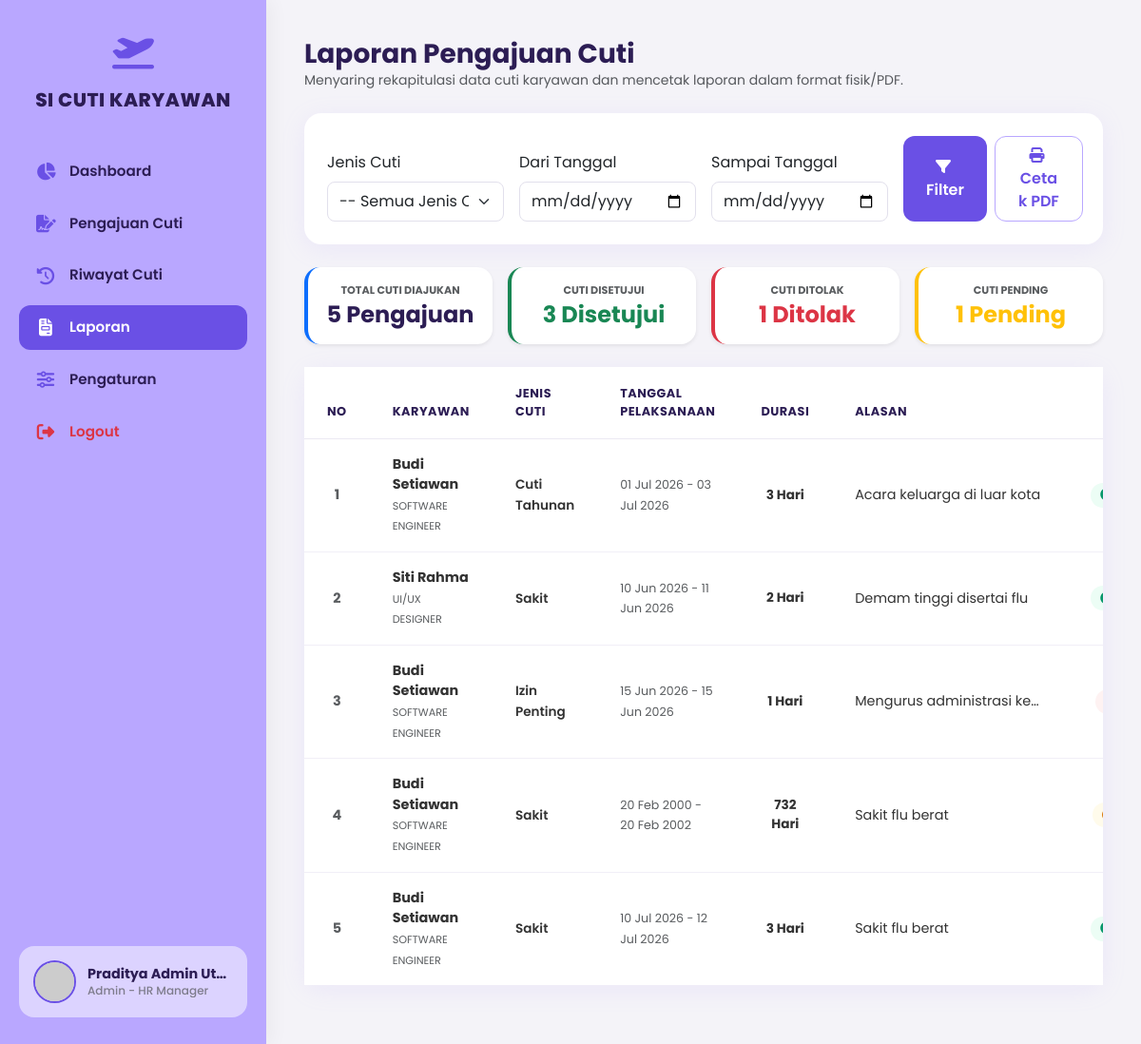
The page /admin_laporan.php (signed in) on the database its author committed.
### tables this page shows
CREATE TABLE cuti (
        id INTEGER PRIMARY KEY AUTOINCREMENT,
        user_id INTEGER,
        jenis_cuti TEXT,
        tanggal_mulai TEXT,
        tanggal_selesai TEXT,
        jumlah_hari INTEGER,
        alasan TEXT,
        lampiran TEXT DEFAULT '',
        status TEXT DEFAULT 'Pending',
        catatan_admin TEXT DEFAULT '',
        tanggal_pengajuan TEXT,
        FOREIGN KEY (user_id) REFERENCES users(id)
    );

### admin_laporan.php (the view, shortened to what this page needs)
<?php
require_once 'config.php';
$tgl_awal = isset($_GET['tgl_awal']) ? $_GET['tgl_awal'] : '';
$tgl_akhir = isset($_GET['tgl_akhir']) ? $_GET['tgl_akhir'] : '';
$jenis_cuti = isset($_GET['jenis_cuti']) ? $_GET['jenis_cuti'] : '';
$query_str = "SELECT cuti.*, users.nama, users.jabatan, users.email
              FROM cuti
              JOIN users ON cuti.user_id = users.id
              WHERE 1=1";
$params = [];
$query_str .= " ORDER BY cuti.id ASC";
$stmt = $db->prepare($query_str);
$stmt->execute($params);
$laporan = $stmt->fetchAll();
$rekap_total = count($laporan);
$rekap_setuju = 0;
$rekap_tolak = 0;
$rekap_pending = 0;
foreach ($laporan as $l) {
    if ($l['status'] === 'Disetujui') $rekap_setuju++;
    elseif ($l['status'] === 'Ditolak') $rekap_tolak++;
    elseif ($l['status'] === 'Pending') $rekap_pending++;
}
    ?>
    <?php
require_once 'layout_header.php';
require_once 'layout_sidebar.php';
?>
<div class="container-fluid p-0">
    <div class="mb-4">
        <h3 class="m-0 fw-bold text-main">Laporan Pengajuan Cuti</h3>
        <p class="text-muted small m-0">Menyaring rekapitulasi data cuti karyawan dan mencetak laporan dalam format fisik/PDF.</p>
    </div>
    <div class="card custom-card">
        <div class="card-body-custom">
            <form method="GET" action="" class="row g-3 align-items-end">
                <div class="col-md-3">
                    <label class="form-label">Jenis Cuti</label>
                    <select name="jenis_cuti" class="form-select py-2 rounded-3" style="border-color: #E2E0EC;">
                        <option value="">-- Semua Jenis Cuti --</option>
                    </select>
                </div>
                <div class="col-md-3">
                    <label class="form-label">Dari Tanggal</label>
                    <input type="date" name="tgl_awal" class="form-control py-2 rounded-3" value="<?= htmlspecialchars($tgl_awal) ?>" style="border-color: #E2E0EC;">
                </div>
                <div class="col-md-3">
                    <label class="form-label">Sampai Tanggal</label>
                    <input type="date" name="tgl_akhir" class="form-control py-2 rounded-3" value="<?= htmlspecialchars($tgl_akhir) ?>" style="border-color: #E2E0EC;">
                </div>
                <div class="col-md-3 d-flex gap-2">
                    <button type="submit" class="btn btn-purple w-50 py-2"><i class="fa-solid fa-filter me-1"></i> Filter</button>
                    <a href="admin_laporan.php?tgl_awal=<?= urlencode($tgl_awal) ?>&tgl_akhir=<?= urlencode($tgl_akhir) ?>&jenis_cuti=<?= urlencode($jenis_cuti) ?>&cetak=true" target="_blank" class="btn btn-cancel w-50 py-2" style="border-color: var(--primary-purple); color: var(--dark-purple);">
                        <i class="fa-solid fa-print me-1"></i> Cetak PDF
                    </a>
                </div>
            </form>
        </div>
    </div>
    <div class="row g-3 mb-4">
        <div class="col-md-3">
            <div class="bg-white p-3 rounded-4 shadow-sm text-center border-start border-4 border-primary">
                <small class="text-muted fw-bold text-uppercase d-block mb-1" style="font-size: 0.7rem;">Total Cuti Diajukan</small>
                <h4 class="m-0 fw-bold text-main"><?= $rekap_total ?> Pengajuan</h4>
            </div>
        </div>
        <div class="col-md-3">
            <div class="bg-white p-3 rounded-4 shadow-sm text-center border-start border-4 border-success">
                <small class="text-muted fw-bold text-uppercase d-block mb-1" style="font-size: 0.7rem;">Cuti Disetujui</small>
                <h4 class="m-0 fw-bold text-success"><?= $rekap_setuju ?> Disetujui</h4>
            </div>
        </div>
        <div class="col-md-3">
            <div class="bg-white p-3 rounded-4 shadow-sm text-center border-start border-4 border-danger">
                <small class="text-muted fw-bold text-uppercase d-block mb-1" style="font-size: 0.7rem;">Cuti Ditolak</small>
                <h4 class="m-0 fw-bold text-danger"><?= $rekap_tolak ?> Ditolak</h4>
            </div>
        </div>
        <div class="col-md-3">
            <div class="bg-white p-3 rounded-4 shadow-sm text-center border-start border-4 border-warning">
                <small class="text-muted fw-bold text-uppercase d-block mb-1" style="font-size: 0.7rem;">Cuti Pending</small>
                <h4 class="m-0 fw-bold text-warning"><?= $rekap_pending ?> Pending</h4>
            </div>
        </div>
    </div>
    <div class="card custom-card">
        <div class="card-body-custom p-0">
            <div class="table-responsive">
                <table class="table custom-table align-middle">
                    <thead>
                        <tr>
                            <th class="text-center" style="width: 70px;">No</th>
                            <th>Karyawan</th>
                            <th>Jenis Cuti</th>
                            <th>Tanggal Pelaksanaan</th>
                            <th class="text-center">Durasi</th>
                            <th>Alasan</th>
                            <th class="text-center">Status</th>
                        </tr>
                    </thead>
                    <tbody>
                        <?php if (empty($laporan)): ?>
                            <tr>
                                <td colspan="7" class="text-center py-5 text-muted">Belum ada data pengajuan dalam laporan. Silakan atur filter pencarian.</td>
                            </tr>
                        <?php else:
                            $no = 1;
                            foreach ($laporan as $l):
                                $statusClass = ($l['status'] == 'Disetujui') ? 'status-disetujui' : (($l['status'] == 'Ditolak') ? 'status-ditolak' : 'status-pending');
                                $statusIcon = ($l['status'] == 'Disetujui') ? 'fa-circle-check' : (($l['status'] == 'Ditolak') ? 'fa-circle-xmark' : 'fa-clock');
                        ?>
                            <tr>
                                <td class="text-center fw-bold text-muted"><?= $no++ ?></td>
                                <td>
                                    <div class="fw-bold text-main" style="font-size: 0.9rem;"><?= htmlspecialchars($l['nama']) ?></div>
                                    <small class="text-muted text-uppercase" style="font-size: 0.7rem;"><?= htmlspecialchars($l['jabatan']) ?></small>
                                </td>
                                <td>
                                    <span class="fw-semibold text-main" style="font-size: 0.85rem;"><?= htmlspecialchars($l['jenis_cuti']) ?></span>
                                </td>
                                <td>
                                    <small class="text-muted">
                                        <?= date('d M Y', strtotime($l['tanggal_mulai'])) ?> - <?= date('d M Y', strtotime($l['tanggal_selesai'])) ?>
                                    </small>
                                </td>
                                <td class="text-center fw-bold text-main" style="font-size: 0.85rem;"><?= $l['jumlah_hari'] ?> Hari</td>
                                <td>
                                    <div class="text-truncate" style="max-width: 200px;" title="<?= htmlspecialchars($l['alasan']) ?>">
                                        <?= htmlspecialchars($l['alasan']) ?>
                                    </div>
                                </td>
                                <td class="text-center">
                                    <span class="status-badge <?= $statusClass ?>" style="padding: 4px 10px; font-size: 0.75rem;">
                                        <i class="fa-solid <?= $statusIcon ?>"></i><?= htmlspecialchars($l['status']) ?>
                                    </span>
                                </td>
                            </tr>
                        <?php endforeach; endif; ?>
                    </tbody>
                </table>
            </div>
        </div>
    </div>
</div>
<?php
require_once 'layout_footer.php';
?>

### layout_header.php (style rules this page uses)
:root { --primary-purple: #B9A7FF; --dark-purple: #6A50E5; --hover-purple: #553BBF; --light-purple: #EBE6FF; --bg-gray: #F4F3F8; --text-main: #2C1D54; --text-dark: #333333; --text-muted: #7E7C8C; }
body { font-family: 'Poppins', sans-serif; background-color: var(--bg-gray); color: var(--text-dark); min-height: 100vh; overflow-x: hidden; }
h1, h2, h3, h4, h5, h6, .display-font { font-family: 'Poppins', sans-serif; font-weight: 700; color: var(--text-main); }
.custom-card { background: #ffffff; border-radius: 18px; border: none; box-shadow: 0 5px 25px rgba(185, 167, 255, 0.15); transition: transform 0.2s ease, box-shadow 0.2s ease; margin-bottom: 24px; }
.custom-card .card-body-custom { padding: 24px; }
.btn-purple { background-color: var(--dark-purple); color: #ffffff; border: none; border-radius: 12px; padding: 10px 24px; font-weight: 600; transition: all 0.2s ease; }
.btn-cancel { background-color: #ffffff; color: var(--text-muted); border: 1px solid #E2E0EC; border-radius: 12px; padding: 10px 24px; font-weight: 600; transition: all 0.2s ease; }
.custom-table { margin-bottom: 0; }
.custom-table thead { background-color: #F1EFF7; }
.custom-table th { color: var(--text-main); font-weight: 700; text-transform: uppercase; font-size: 0.8rem; letter-spacing: 0.5px; padding: 18px 24px; border-bottom: 1px solid #EBE9F3; }
.custom-table td { padding: 16px 24px; color: var(--text-dark); vertical-align: middle; border-bottom: 1px solid #F1EFF7; font-size: 0.9rem; }
.custom-table tr:last-child td { border-bottom: none; }
.status-badge { display: inline-flex; align-items: center; padding: 6px 14px; border-radius: 30px; font-size: 0.8rem; font-weight: 700; }
.status-badge i { margin-right: 6px; font-size: 0.85rem; }
.status-pending { background-color: #FFFBEB; color: #D97706; }
.status-disetujui { background-color: #ECFDF5; color: #059669; }
.status-ditolak { background-color: #FEF2F2; color: #DC2626; }

### rows shown on the page
cuti: nama "Budi Setiawan", jabatan "SOFTWARE ENGINEER", jenis_cuti "Cuti Tahunan", tanggal_mulai "01 Jul 2026", tanggal_selesai "03 Jul 2026", jumlah_hari "3", alasan "Acara keluarga di luar kota"
cuti: nama "Siti Rahma", jabatan "UI/UX DESIGNER", jenis_cuti "Sakit", tanggal_mulai "10 Jun 2026", tanggal_selesai "11 Jun 2026", jumlah_hari "2", alasan "Demam tinggi disertai flu"
cuti: nama "Budi Setiawan", jabatan "SOFTWARE ENGINEER", jenis_cuti "Izin Penting", tanggal_mulai "15 Jun 2026", tanggal_selesai "15 Jun 2026", jumlah_hari "1", alasan "Mengurus administrasi ke…"
cuti: nama "Budi Setiawan", jabatan "SOFTWARE ENGINEER", jenis_cuti "Sakit", tanggal_mulai "20 Feb 2000", tanggal_selesai "20 Feb 2002", jumlah_hari "732", alasan "Sakit flu berat"
cuti: nama "Budi Setiawan", jabatan "SOFTWARE ENGINEER", jenis_cuti "Sakit", tanggal_mulai "10 Jul 2026", tanggal_selesai "12 Jul 2026", jumlah_hari "3", alasan "Sakit flu berat"

### other values the page prints
$user_name_display "Praditya Admin Ut…"
$user_role_display "Admin - HR Manager"
$rekap_total "5"
$rekap_setuju "3"
$rekap_tolak "1"
$rekap_pending "1"
